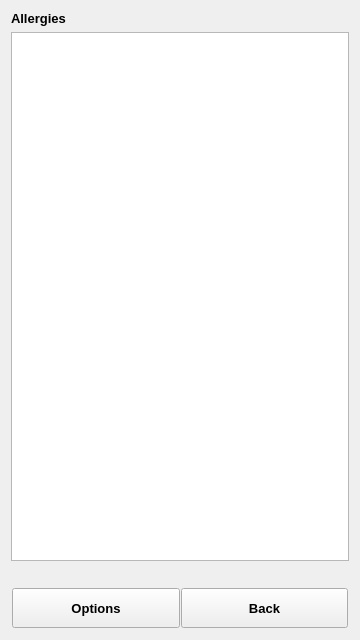
<?xml version="1.0" encoding="UTF-8"?>
<ui version="4.0">
 <class>Allergies</class>
 <widget class="QWidget" name="Allergies">
  <property name="geometry">
   <rect>
    <x>0</x>
    <y>0</y>
    <width>360</width>
    <height>640</height>
   </rect>
  </property>
  <property name="sizePolicy">
   <sizepolicy hsizetype="Preferred" vsizetype="Preferred">
    <horstretch>0</horstretch>
    <verstretch>0</verstretch>
   </sizepolicy>
  </property>
  <property name="windowTitle">
   <string>Allergies</string>
  </property>
  <layout class="QGridLayout" name="gridLayout_4">
   <item row="1" column="0">
    <widget class="QWidget" name="widget" native="true">
     <layout class="QGridLayout" name="gridLayout_2">
      <property name="margin">
       <number>0</number>
      </property>
      <property name="spacing">
       <number>0</number>
      </property>
      <item row="0" column="0">
       <widget class="QListWidget" name="listWidget">
        <property name="font">
         <font>
          <pointsize>12</pointsize>
         </font>
        </property>
        <property name="contextMenuPolicy">
         <enum>Qt::NoContextMenu</enum>
        </property>
        <property name="autoScrollMargin">
         <number>7</number>
        </property>
        <property name="showDropIndicator" stdset="0">
         <bool>false</bool>
        </property>
        <property name="dragDropMode">
         <enum>QAbstractItemView::NoDragDrop</enum>
        </property>
        <property name="selectionMode">
         <enum>QAbstractItemView::SingleSelection</enum>
        </property>
        <property name="textElideMode">
         <enum>Qt::ElideLeft</enum>
        </property>
        <property name="verticalScrollMode">
         <enum>QAbstractItemView::ScrollPerPixel</enum>
        </property>
        <property name="horizontalScrollMode">
         <enum>QAbstractItemView::ScrollPerPixel</enum>
        </property>
        <property name="movement">
         <enum>QListView::Static</enum>
        </property>
        <property name="flow">
         <enum>QListView::TopToBottom</enum>
        </property>
        <property name="isWrapping" stdset="0">
         <bool>false</bool>
        </property>
        <property name="resizeMode">
         <enum>QListView::Fixed</enum>
        </property>
        <property name="wordWrap">
         <bool>false</bool>
        </property>
       </widget>
      </item>
     </layout>
    </widget>
   </item>
   <item row="2" column="0">
    <widget class="QWidget" name="widget_2" native="true">
     <layout class="QGridLayout" name="gridLayout">
      <property name="margin">
       <number>1</number>
      </property>
      <property name="spacing">
       <number>1</number>
      </property>
      <item row="0" column="0">
       <spacer name="verticalSpacer">
        <property name="orientation">
         <enum>Qt::Vertical</enum>
        </property>
        <property name="sizeType">
         <enum>QSizePolicy::Preferred</enum>
        </property>
        <property name="sizeHint" stdset="0">
         <size>
          <width>20</width>
          <height>20</height>
         </size>
        </property>
       </spacer>
      </item>
      <item row="0" column="1">
       <spacer name="verticalSpacer_2">
        <property name="orientation">
         <enum>Qt::Vertical</enum>
        </property>
        <property name="sizeType">
         <enum>QSizePolicy::Preferred</enum>
        </property>
        <property name="sizeHint" stdset="0">
         <size>
          <width>20</width>
          <height>20</height>
         </size>
        </property>
       </spacer>
      </item>
      <item row="1" column="0">
       <widget class="QPushButton" name="actionButton">
        <property name="minimumSize">
         <size>
          <width>0</width>
          <height>40</height>
         </size>
        </property>
        <property name="font">
         <font>
          <pointsize>10</pointsize>
          <weight>75</weight>
          <bold>true</bold>
         </font>
        </property>
        <property name="text">
         <string>Options</string>
        </property>
        <property name="icon">
         <iconset>
          <normaloff>:/images/icons/icon/options.png</normaloff>:/images/icons/icon/options.png</iconset>
        </property>
        <property name="flat">
         <bool>false</bool>
        </property>
       </widget>
      </item>
      <item row="1" column="1">
       <widget class="QPushButton" name="backButton">
        <property name="minimumSize">
         <size>
          <width>0</width>
          <height>40</height>
         </size>
        </property>
        <property name="font">
         <font>
          <pointsize>10</pointsize>
          <weight>75</weight>
          <bold>true</bold>
         </font>
        </property>
        <property name="text">
         <string>Back</string>
        </property>
        <property name="icon">
         <iconset>
          <normaloff>:/images/icons/icon/prev.png</normaloff>:/images/icons/icon/prev.png</iconset>
        </property>
       </widget>
      </item>
     </layout>
    </widget>
   </item>
   <item row="0" column="0">
    <widget class="QLabel" name="label">
     <property name="font">
      <font>
       <pointsize>12</pointsize>
       <weight>75</weight>
       <bold>true</bold>
      </font>
     </property>
     <property name="text">
      <string>&lt;!DOCTYPE HTML PUBLIC &quot;-//W3C//DTD HTML 4.0//EN&quot; &quot;http://www.w3.org/TR/REC-html40/strict.dtd&quot;&gt;
&lt;html&gt;&lt;head&gt;&lt;meta name=&quot;qrichtext&quot; content=&quot;1&quot; /&gt;&lt;style type=&quot;text/css&quot;&gt;
p, li { white-space: pre-wrap; }
&lt;/style&gt;&lt;/head&gt;&lt;body style=&quot; font-family:'MS Shell Dlg 2'; font-size:8.25pt; font-weight:400; font-style:normal;&quot;&gt;
&lt;p style=&quot; margin-top:0px; margin-bottom:0px; margin-left:0px; margin-right:0px; -qt-block-indent:0; text-indent:0px;&quot;&gt;&lt;span style=&quot; font-size:10pt; font-weight:600;&quot;&gt;Allergies&lt;/span&gt;&lt;/p&gt;&lt;/body&gt;&lt;/html&gt;</string>
     </property>
    </widget>
   </item>
  </layout>
 </widget>
 <resources/>
 <connections/>
</ui>
